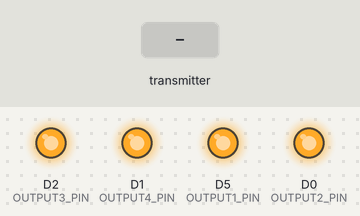
Bench run of a program on a simulated ESP8266 (NodeMCU). Parts: output pins drawn as LEDs (lit = HIGH). Dashed ring = blinking. The test bench sets the inputs (shaded band). What the program prints to the serial monitor is not drawn.

Above: at 1.2 s.
1.3 s: the transmitter starts sending button1 = 1
At 1.85 s:
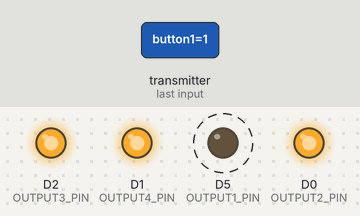
4.3 s: the transmitter starts sending button2 = 1
At 4.6 s:
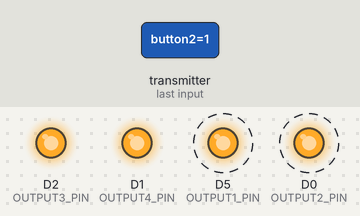
7.3 s: the transmitter starts sending button3 = 1
At 7.6 s:
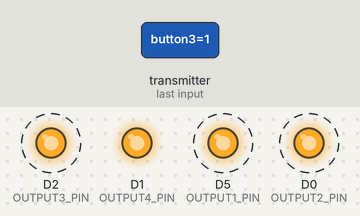
10.3 s: the transmitter starts sending button4 = 1
At 10.6 s:
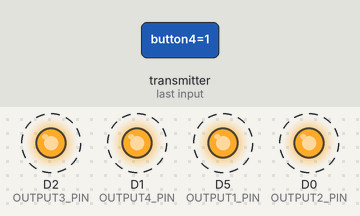
13.3 s: the transmitter starts sending button1 = 0
At 13.6 s:
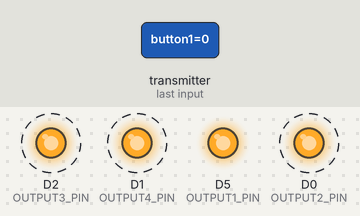
16.3 s: the transmitter starts sending button2 = 0
At 16.6 s:
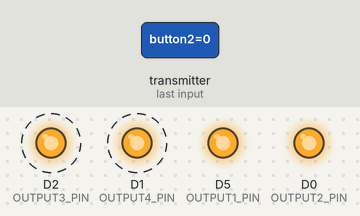
Timing chart, 0 to 20.3 s (numbered marks = the images above; inputs shaded):
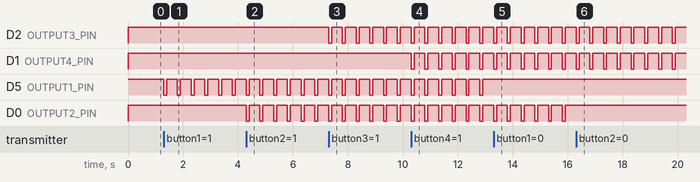

The program:

main.cpp
```cpp
/*
 * ESP8266 Receiver Code using ESP-NOW (Continuous Mode)
 *
 * Functionality:
 * - Receives continuous button state updates from transmitter
 * - Controls 4 digital outputs with inverted logic
 * - Default state: HIGH (pulled up)
 * - When button pressed: Output goes LOW (pulled to ground)
 * - Perfect for RC applications with continuous updates
 * - SAFETY FEATURE: Auto-releases all outputs if signal is lost
 */

#include <ESP8266WiFi.h>
#include <espnow.h>

// GPIO pin assignments for ESP8266 NodeMCU/Wemos D1 Mini
// Using D pins nomenclature
#define OUTPUT1_PIN D5   // GPIO14 for output 1
#define OUTPUT2_PIN D0   // GPIO12 for output 2
#define OUTPUT3_PIN D2   // GPIO13 for output 3
#define OUTPUT4_PIN D1   // GPIO15 for output 4

// Define PWM behavior
#define SIGNAL_TIMEOUT 100  // Timeout in milliseconds (if no signal for 100ms, release all outputs)
                            // With 10ms update rate, 100ms = 10 missed packets (very safe margin)

// Timestamp for signal monitoring
unsigned long lastSignalTime = 0;
bool signalLost = false;

// Structure to receive data
// Must match the transmitter structure
typedef struct message {
  bool button1;
  bool button2;
  bool button3;
  bool button4;
} message;

// Create a structured object
message myData;

// Callback function executed when data is received
void OnDataRecv(uint8_t *mac, uint8_t *incomingData, uint8_t len) {
  memcpy(&myData, incomingData, sizeof(myData));

  // Update signal timestamp - we received valid data
  lastSignalTime = millis();

  // If signal was previously lost, notify recovery
  if (signalLost) {
    signalLost = false;
    if (Serial) {
      Serial.println("✓ Signal restored!");
    }
  }

  // INVERTED LOGIC:
  // Button pressed (true) = Output LOW (pulled to ground)
  // Button released (false) = Output HIGH (pulled up)

  // Update all outputs based on received button states
  digitalWrite(OUTPUT1_PIN, !myData.button1);
  digitalWrite(OUTPUT2_PIN, !myData.button2);
  digitalWrite(OUTPUT3_PIN, !myData.button3);
  digitalWrite(OUTPUT4_PIN, !myData.button4);

  // Optional: Debug output (uncomment if needed)
  // if (Serial) {
  //   Serial.print("Received: B1=");
  //   Serial.print(myData.button1 ? "ON" : "OFF");
  //   Serial.print(" B2=");
  //   Serial.print(myData.button2 ? "ON" : "OFF");
  //   Serial.print(" B3=");
  //   Serial.print(myData.button3 ? "ON" : "OFF");
  //   Serial.print(" B4=");
  //   Serial.println(myData.button4 ? "ON" : "OFF");
  // }
}

void setup() {
  // Initialize Serial Monitor
  Serial.begin(115200);

  // Set device as a Wi-Fi Station
  WiFi.mode(WIFI_STA);
  WiFi.disconnect();

  // Initialize outputs as digital outputs
  pinMode(OUTPUT1_PIN, OUTPUT);
  pinMode(OUTPUT2_PIN, OUTPUT);
  pinMode(OUTPUT3_PIN, OUTPUT);
  pinMode(OUTPUT4_PIN, OUTPUT);

  // Set initial state to HIGH (pulled up)
  digitalWrite(OUTPUT1_PIN, HIGH);
  digitalWrite(OUTPUT2_PIN, HIGH);
  digitalWrite(OUTPUT3_PIN, HIGH);
  digitalWrite(OUTPUT4_PIN, HIGH);

  // Initialize signal monitoring
  lastSignalTime = millis();

  // Initialize ESP-NOW
  if (esp_now_init() != 0) {
    Serial.println("Error initializing ESP-NOW");
    return;
  }

  // Set ESP-NOW role
  esp_now_set_self_role(ESP_NOW_ROLE_SLAVE);

  // Register callback function
  esp_now_register_recv_cb(OnDataRecv);

  Serial.println("Receiver initialized");

  // Print this device's MAC address for configuration of the transmitter
  Serial.print("This device MAC address: ");
  Serial.println(WiFi.macAddress());
}

void loop() {
  // Check for signal timeout (no data received for SIGNAL_TIMEOUT ms)
  if (millis() - lastSignalTime > SIGNAL_TIMEOUT) {
    // Signal lost - release all outputs to safe state
    if (!signalLost) {
      signalLost = true;

      // Set all outputs to HIGH (released/idle state with inverted logic)
      digitalWrite(OUTPUT1_PIN, HIGH);
      digitalWrite(OUTPUT2_PIN, HIGH);
      digitalWrite(OUTPUT3_PIN, HIGH);
      digitalWrite(OUTPUT4_PIN, HIGH);

      // Notify via Serial
      if (Serial) {
        Serial.println("⚠ SIGNAL LOST - All outputs released to safe state");
      }
    }
  }

  // Small delay for stability
  delay(10);
}
```

Measured:
- after the input at 1.3 s, D5 (OUTPUT1_PIN): alternates HIGH for 0.39 s and LOW for 0.11 s, starting at once
- after the input at 4.3 s, D0 (OUTPUT2_PIN): alternates HIGH for 0.39 s and LOW for 0.11 s, starting at once
- after the input at 7.3 s, D2 (OUTPUT3_PIN): alternates HIGH for 0.39 s and LOW for 0.11 s, starting at once
- after the input at 10.3 s, D1 (OUTPUT4_PIN): alternates HIGH for 0.39 s and LOW for 0.11 s, starting at once
- after the input at 13.3 s, D5 (OUTPUT1_PIN): stops changing and stays HIGH
- after the input at 16.3 s, D0 (OUTPUT2_PIN): stops changing and stays HIGH
